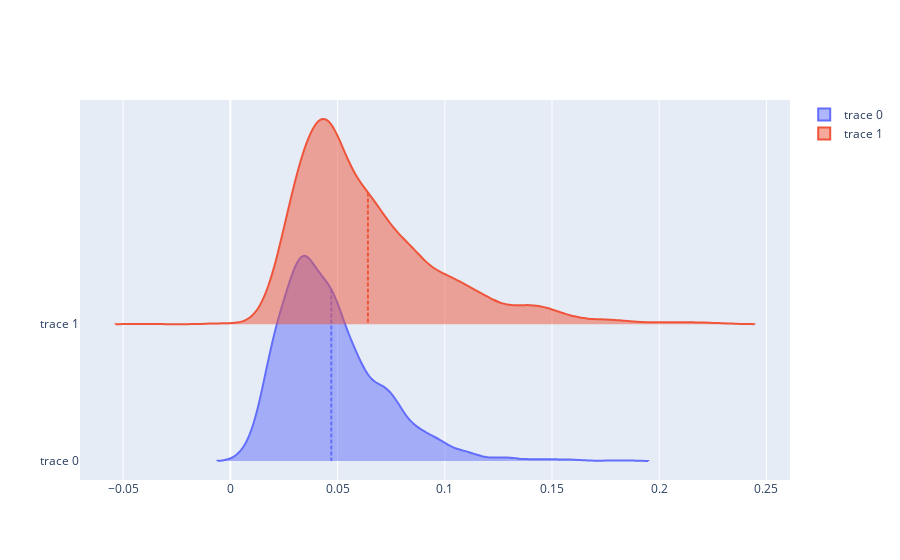

Source (notebook cell):
### Code cell
fig.update_traces(points=False, meanline_visible=True, side='positive', orientation='h', width=3)
fig.update()

### Figure 1 — Plotly figure (JSON) as saved in the notebook; plotly's stock layout.template omitted (floating-point values rounded to 4 significant figures; data arrays with more than 128 entries replaced by an {"elided": "..."} marker saying what was removed)
{"data": [{"meanline": {"visible": true}, "orientation": "h", "points": false, "side": "positive", "type": "violin", "width": 3, "x": {"elided": "3000 float values"}}, {"meanline": {"visible": true}, "orientation": "h", "points": false, "side": "positive", "type": "violin", "width": 3, "x": {"elided": "3000 float values"}}], "layout": {}}
